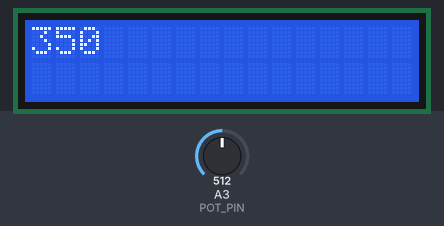
Bench run of a sketch on a simulated Arduino Uno, built with avr-gcc and run on an emulated ATmega328P. Shown: 16×2 character LCD. The inputs (shaded band) are chosen by the test bench; at power-on: A3 (POT_PIN) = 512. What the sketch prints to the serial monitor is not drawn.

Above: at 1.2 s.
1.3 s: A3 (POT_PIN) set to 716
At 2.6 s:
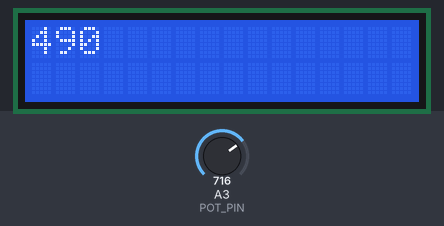
3.0 s: A3 (POT_PIN) set to 900
At 4.1 s:
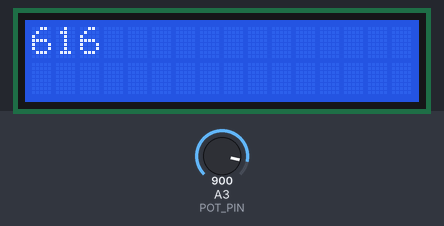
4.5 s: A3 (POT_PIN) set to 1023
At 5.8 s:
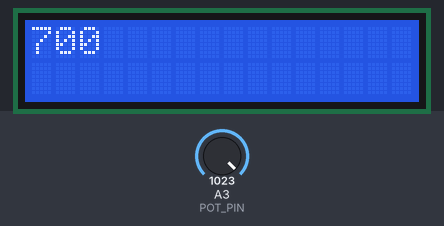
Timing chart, 0 to 7.5 s (numbered marks = the images above; inputs shaded):
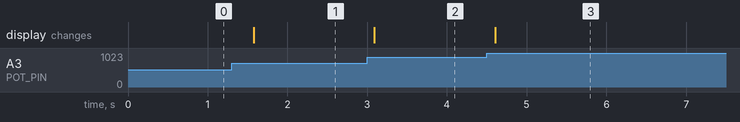

Measured:
- after the input at 1.3 s, the display: changes after 0.28 s (image 1)
- after the input at 3.0 s, the display: changes after 0.09 s (image 2)
- after the input at 4.5 s, the display: changes after 0.10 s (image 3)

The sketch:

pulsar.ino
```cpp
#include <LiquidCrystal.h>

LiquidCrystal lcd(15, 0, 14, 4, 5, 6, 7); // LCD screen init

#define POT_PIN 3 // P1 (JMP7 --> B) on my board
#define POT_DELTA 701.0 // Potentiometer interval (here 0 to 700)
#define DELAY 500 // Delay between 2 measures (here 120 bpm)

unsigned long delta=0;

void setup() {
  Serial.begin(9600); // Preparing serial communication
  lcd.begin(16, 2); // Preparing the embedded LCD screen
}

void clearRow(int rowNumber) {
  if (rowNumber<0 || rowNumber>1)  {
    return;
  }

  lcd.setCursor(0, rowNumber);
  lcd.print("                 ");
}

void printRow(int rowNumber, char* string) {
  if (rowNumber<0 || rowNumber>1 || !string)  {
    return;
  }

  clearRow(rowNumber);
  lcd.setCursor(0, rowNumber);
  lcd.print(string);
}

void loop() {
  if (!delta || millis()-delta>DELAY) {
    int entier=analogRead(POT_PIN)*POT_DELTA/1024.0;
    char chaine[16];
    memset(chaine, 16, 1);
    sprintf(chaine, "%d", entier);
    printRow(0,chaine);
    Serial.println(entier); // Serial print
    delta=millis();
  }
}
```
